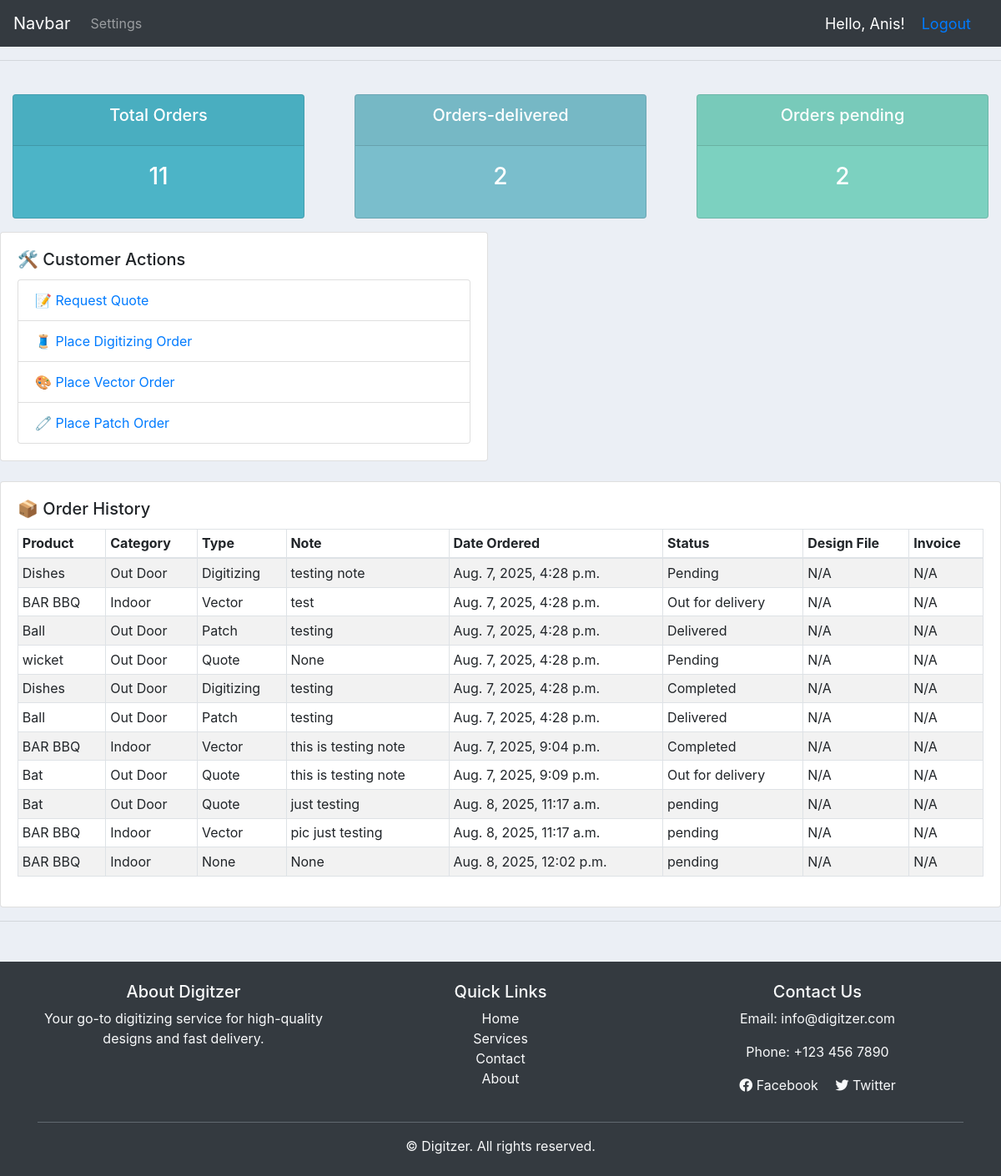
The page /user/ (signed in) on the database as committed earlier.
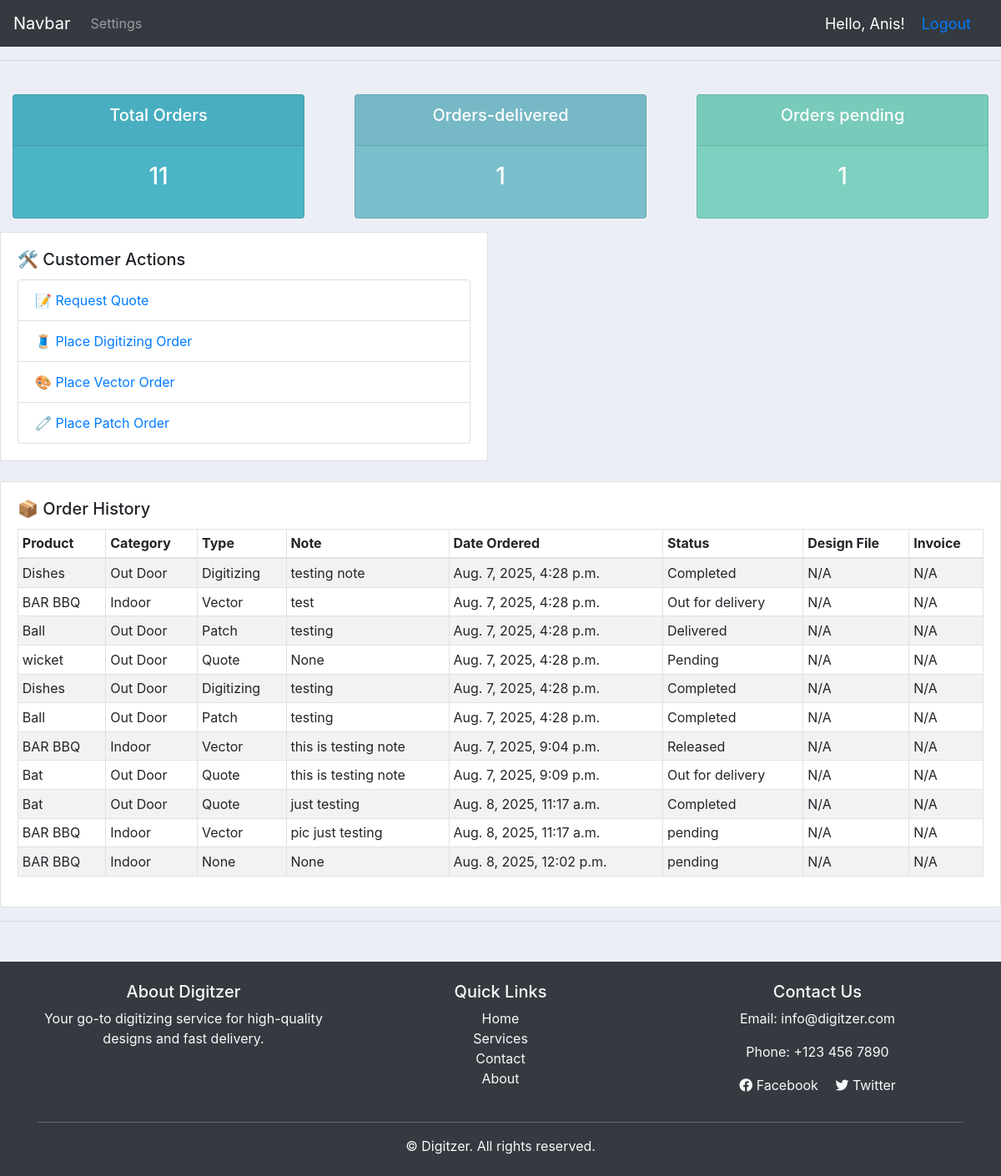
The same page on the database as committed later.
### accounts/models.py (models this page shows, shortened)
class Order(models.Model):
    STATUS = (
        ('Pending', 'Pending'),
        ('Out for delivery', 'Out for delivery'),
        ('Delivered', 'Delivered'),
        ('Quote Requested', 'Quote Requested'),
        ('Active', 'Active'),
        ('Completed', 'Completed'),
        ('Released', 'Released'),
    )
    ORDER_TYPE = (
        ('Digitizing', 'Digitizing'),
        ('Vector', 'Vector'),
        ('Patch', 'Patch'),
        ('Quote', 'Quote'),
    )
    PAYMENT_STATUS = (
        ('Pending', 'Pending'),
        ('Paid', 'Paid'),
        ('Refunded', 'Refunded'),
    )
    REVIEW_STATUS = (
    ('Pending', 'Pending'),
    ('Approved', 'Approved'),
    ('Rejected', 'Rejected'),
)
    customer = models.ForeignKey(Customer, null=True, on_delete=models.SET_NULL)
    product = models.ForeignKey(Product, null=True, on_delete=models.SET_NULL)
    order_type = models.CharField(max_length=50, choices=ORDER_TYPE, null=True, blank=True)
    date_created = models.DateTimeField(auto_now_add=True, null=True)
    status = models.CharField(max_length=200, null=True, choices=STATUS)
    note = models.CharField(max_length=1000, null=True, blank=True)
    design_file = models.FileField(upload_to='designs/', null=True, blank=True)
    invoice_file = models.FileField(upload_to='invoices/', null=True, blank=True)
    assigned_to = models.ForeignKey('SalesRepresentative', on_delete=models.SET_NULL, null=True, blank=True)
    released = models.BooleanField(default=False)  # For release_projects
    payment_status = models.CharField(max_length=20, choices=PAYMENT_STATUS, default='Pending')  # For follow-up payments
    date_completed = models.DateTimeField(null=True, blank=True)  # Optional: track completion time
    review_status = models.CharField(max_length=20, choices=REVIEW_STATUS, default='Pending')
    review_comment = models.TextField(blank=True, null=True)

class Product(models.Model):
    CATEGORY = (
        ('Indoor', 'Indoor'),
        ('Out Door', 'Out Door'),
    )
    name = models.CharField(max_length=200)
    price = models.FloatField(null=True)
    category = models.CharField(max_length=200, null=True, choices=CATEGORY)
    description = models.CharField(max_length=200)
    date_created = models.DateTimeField(auto_now_add=True, null=True)
    tags = models.ManyToManyField(Tag)
    def __str__(self):
        return self.name

### accounts/decorators.py (the view)
        def wrapper_func(request, *args, **kwargs):
            group = None
            if request.user.groups.exists():
                group = request.user.groups.all()[0].name
            if group in allowed_roles:
                return view_func(request, *args, **kwargs)
            else:
                return HttpResponse("You are not authorized to view this page.")

### accounts/views.py (called while the page is built)
@login_required(login_url='login')
@allowed_users(allowed_roles=['customer'])
def user_page(request):
    customer, created = Customer.objects.get_or_create(user=request.user)
    orders = request.user.customer.order_set.all()
    total_order = orders.count()
    delivered = orders.filter(status='Delivered').count()
    pending = orders.filter(status='Pending').count()
    context = {'orders': orders,
               'total_order': total_order,
               'delivered': delivered,
               'pending': pending}
    return render(request, 'accounts/user.html', context)

### templates/accounts/user.html
{% extends 'accounts/main.html' %}
{% block content %}
{% include 'accounts/status.html' %}
<div class="row mb-4">
    <div class="col-md-6">
        <div class="card card-body">
            <h5 class="card-title">🛠️ Customer Actions</h5>
            <ul class="list-group">
                <li class="list-group-item"><a href="{% url 'create_order' request.user.customer.id 'Quote'  %}">📝 Request Quote</a></li>
                <li class="list-group-item"><a href="{% url 'create_order' request.user.customer.id 'Digitizing' %}">🧵 Place Digitizing Order</a></li>
                <li class="list-group-item"><a href="{% url 'create_order' request.user.customer.id 'Vector' %}">🎨 Place Vector Order</a></li>
                <li class="list-group-item"><a href="{% url 'create_order' request.user.customer.id 'Patch' %}">🧷 Place Patch Order</a></li>
            </ul>
        </div>
    </div>
</div>
<div class="row">
    <div class="col-md">
        <div class="card card-body">
            <h5 class="card-title">📦 Order History</h5>
            <table class="table table-sm table-bordered table-striped">
                <thead>
                    <tr>
                        <th>Product</th>
                        <th>Category</th>
                        <th>Type</th>
                        <th>Note</th>
                        <th>Date Ordered</th>
                        <th>Status</th>
                        <th>Design File</th>
                        <th>Invoice</th>
                    </tr>
                </thead>
                <tbody>
                    {% for order in orders %}
                    <tr>
                        <td>{{ order.product }}</td>
                        <td>{{ order.product.category }}</td>
                        <td>{{ order.order_type }}</td>
                        <td>{{ order.note }}</td>
                        <td>{{ order.date_created }}</td>
                        <td>{{ order.status }}</td>
                        <td>
                            {% if order.design_file %}
                                <a href="{{ order.design_file.url }}" download>⬇</a>
                            {% else %}
                                N/A
                            {% endif %}
                        </td>
                        <td>
                            {% if order.invoice_file %}
                                <a href="{{ order.invoice_file.url }}" target="_blank">🧾</a>
                            {% else %}
                                N/A
                            {% endif %}
                        </td>
                    </tr>
                    {% endfor %}
                </tbody>
            </table>
        </div>
    </div>
</div>
{% endblock content %}

Rows that differ between the two databases and show on the page:
changed Order "testing note": status "Pending" → "Completed"
changed Order (number 6 of 11 on the later page): status "Delivered" → "Completed"
changed Order: status "Completed" → "Released"
changed Order "just testing": status "pending" → "Completed"
Other text that changed with them:
{{ delivered }}: "2" → "1"
{{ pending }}: "2" → "1"
